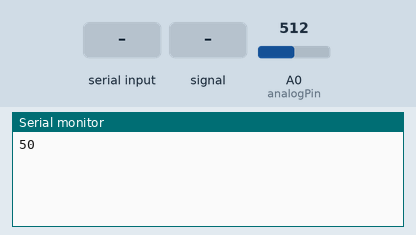
A sketch run on a simulated Arduino Zero (SAMD21). Shown: the last lines printed to the serial monitor. The test bench sets the inputs (shaded band); at power-on: A0 (analogPin) = 512 (analog values on the 0–1023 scale).

Above: at 1.2 s.
1.3 s: "syn" received over Serial
At 3.3 s:
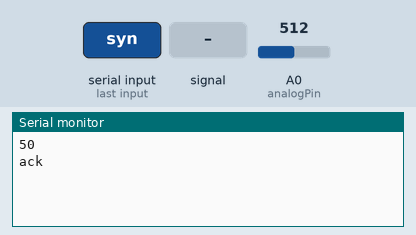
3.8 s: "NR=" received over Serial
At 6.0 s:
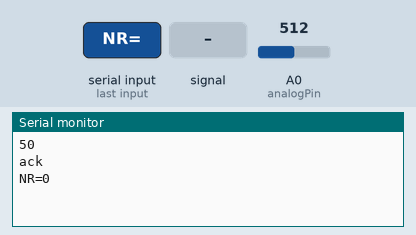
6.3 s: A0 (analogPin) fed a 200 Hz sine of ±81 counts around its level
At 6.8 s:
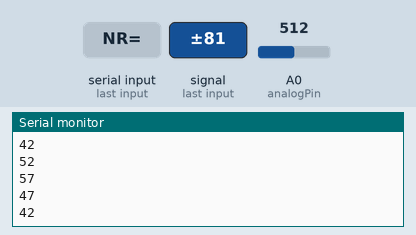
7.8 s: A0 (analogPin) set to 716
At 8.5 s:
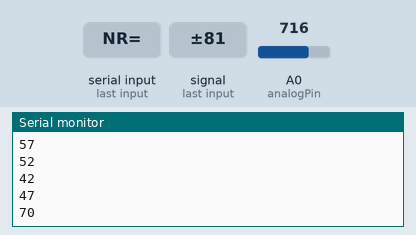
9.3 s: A0 (analogPin) set to 900
At 9.6 s:
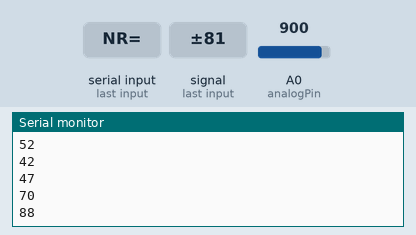
Timing chart, 0 to 11.8 s (numbered marks = the images above; inputs shaded):
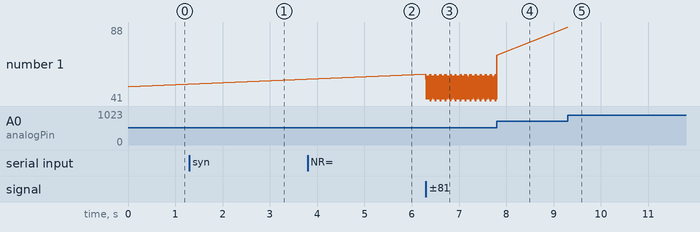

Measured:
- after the input at 1.3 s, the serial monitor: prints a new line after 1.0 s (image 1)
- after the input at 3.8 s, the serial monitor: prints a new line after 1.0 s (image 2)
- after the input at 6.3 s, the serial monitor: prints a new line at once (image 3)
- after the input at 7.8 s, the serial monitor: prints a new line at once (image 4)
- after the input at 9.3 s, the serial monitor: prints a new line at once (image 5)
- plotted number 1: 50 → 47 after the input at 6.3 s, 47 → 70 after the input at 7.8 s, 70 → 88 after the input at 9.3 s

The sketch:

AudioControl.ino
```cpp
int analogPin = A0; // potentiometer wiper (middle terminal) connected to analog pin 0

int val1 = 0;       // current potentiometer value (0-100)
int val1_old = 0;  // previous value
String incomingMsg = "";

// Noise Reduction:
// 0 = disabled (1 sample)
// 1 = Low    (16 samples)
// 2 = Medium (32 samples)
// 3 = High   (64 samples)
//
// DO NOT CHANGE.
// This can be modified using the Systray application.
int intNRLevel = 3;
int samples = 64;

void setup() {
  // put your setup code here, to run once:
  Serial.begin(115200);
  analogReadResolution(10);
}

void loop() {
  // Read potentiometer using the configured amount of samples
  val1 = readPotentiometer();
  // Convert ADC value (0-1023) to balancing value (0-100)
  val1 = map(val1, 0, 1023, -2, 202);
  // Only send value if it has changed
  if (abs(val1 - val1_old) >=2) {
    val1_old = val1;
    if (val1>200){val1=200;}  //only send values <= 100
    if (val1<0){val1=0;} //do not send negative values
    Serial.println(val1/2);
  }
  // Check for incoming serial commands
  Incoming();
}

/*
 * Reads the potentiometer multiple times and returns
 * the average ADC value.
 */
int readPotentiometer() {
  long sum = 0;
  for (int i = 0; i < samples; i++) {
    sum += analogRead(analogPin);
  }
  return sum / samples;
}

int setSample(){
/*
 * Noise Reduction levels:
 * 0 = 1 sample
 * 1 = 16 samples
 * 2 = 32 samples
 * 3 = 64 samples
 */
  switch (intNRLevel) {
    case 1:
      samples = 16;
      break;
    case 2:
      samples = 32;
      break;
    case 3:
      samples = 64;
      break;
    case 0:
    default:
      samples = 1;
      break;
  }
}

/*
 * Handle incoming serial commands.
 */
void Incoming() {
  if (Serial.available() > 0) {
    incomingMsg = Serial.readString();
    // Used to autodetect the device
    if (incomingMsg.indexOf("syn") > -1) {
      Serial.println("ack");
    }
    // Send current value on request
    if (incomingMsg.indexOf("get") > -1) {
      Serial.println(val1);
    }
    // Set and acknowledge Noise Reduction level
    if (incomingMsg.indexOf("NR=") > -1) {
      int newNRLevel = incomingMsg.substring(3, 4).toInt();
      // Only accept valid Noise Reduction levels
      if (newNRLevel >= 0 && newNRLevel <= 3) {
        intNRLevel = newNRLevel;
        setSample();
      }
      Serial.println("NR=" + String(intNRLevel));
    }
  }
}
```
